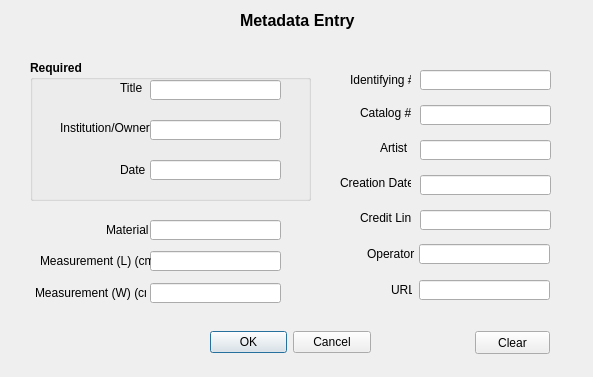
<?xml version="1.0" encoding="UTF-8"?>
<ui version="4.0">
 <class>dialog</class>
 <widget class="QDialog" name="dialog">
  <property name="geometry">
   <rect>
    <x>0</x>
    <y>0</y>
    <width>593</width>
    <height>377</height>
   </rect>
  </property>
  <property name="windowTitle">
   <string>Metadata Entry</string>
  </property>
  <widget class="QDialogButtonBox" name="buttonBox">
   <property name="geometry">
    <rect>
     <x>210</x>
     <y>327</y>
     <width>161</width>
     <height>31</height>
    </rect>
   </property>
   <property name="orientation">
    <enum>Qt::Horizontal</enum>
   </property>
   <property name="standardButtons">
    <set>QDialogButtonBox::Cancel|QDialogButtonBox::Ok</set>
   </property>
  </widget>
  <widget class="QLineEdit" name="institutionOrOwnerInput">
   <property name="geometry">
    <rect>
     <x>150</x>
     <y>120</y>
     <width>131</width>
     <height>20</height>
    </rect>
   </property>
  </widget>
  <widget class="QLabel" name="institutionOrOwnerLabel">
   <property name="geometry">
    <rect>
     <x>60</x>
     <y>120</y>
     <width>91</width>
     <height>16</height>
    </rect>
   </property>
   <property name="text">
    <string>Institution/Owner</string>
   </property>
  </widget>
  <widget class="QLineEdit" name="titleInput">
   <property name="geometry">
    <rect>
     <x>150</x>
     <y>80</y>
     <width>131</width>
     <height>20</height>
    </rect>
   </property>
  </widget>
  <widget class="QLabel" name="titleLabel">
   <property name="geometry">
    <rect>
     <x>120</x>
     <y>80</y>
     <width>31</width>
     <height>16</height>
    </rect>
   </property>
   <property name="text">
    <string>Title</string>
   </property>
  </widget>
  <widget class="QLabel" name="metadataEntryTitle">
   <property name="geometry">
    <rect>
     <x>240</x>
     <y>10</y>
     <width>131</width>
     <height>21</height>
    </rect>
   </property>
   <property name="font">
    <font>
     <pointsize>12</pointsize>
     <weight>75</weight>
     <bold>true</bold>
    </font>
   </property>
   <property name="text">
    <string>Metadata Entry</string>
   </property>
  </widget>
  <widget class="QLineEdit" name="dateInput">
   <property name="geometry">
    <rect>
     <x>150</x>
     <y>160</y>
     <width>131</width>
     <height>20</height>
    </rect>
   </property>
  </widget>
  <widget class="QLabel" name="dateLabel">
   <property name="geometry">
    <rect>
     <x>120</x>
     <y>160</y>
     <width>61</width>
     <height>20</height>
    </rect>
   </property>
   <property name="text">
    <string>Date</string>
   </property>
  </widget>
  <widget class="QGroupBox" name="requiredGroupBox">
   <property name="geometry">
    <rect>
     <x>30</x>
     <y>60</y>
     <width>281</width>
     <height>141</height>
    </rect>
   </property>
   <property name="font">
    <font>
     <weight>75</weight>
     <bold>true</bold>
    </font>
   </property>
   <property name="title">
    <string>Required</string>
   </property>
  </widget>
  <widget class="QLabel" name="identifyingNumberLabel">
   <property name="geometry">
    <rect>
     <x>350</x>
     <y>70</y>
     <width>61</width>
     <height>20</height>
    </rect>
   </property>
   <property name="text">
    <string>Identifying #</string>
   </property>
  </widget>
  <widget class="QLineEdit" name="identifyingNumberInput">
   <property name="geometry">
    <rect>
     <x>420</x>
     <y>70</y>
     <width>131</width>
     <height>20</height>
    </rect>
   </property>
  </widget>
  <widget class="QLineEdit" name="catalogNumberInput">
   <property name="geometry">
    <rect>
     <x>420</x>
     <y>105</y>
     <width>131</width>
     <height>20</height>
    </rect>
   </property>
  </widget>
  <widget class="QLabel" name="catalogNumberLabel">
   <property name="geometry">
    <rect>
     <x>360</x>
     <y>105</y>
     <width>51</width>
     <height>16</height>
    </rect>
   </property>
   <property name="text">
    <string>Catalog #</string>
   </property>
  </widget>
  <widget class="QLabel" name="artistLabel">
   <property name="geometry">
    <rect>
     <x>380</x>
     <y>140</y>
     <width>31</width>
     <height>16</height>
    </rect>
   </property>
   <property name="text">
    <string>Artist</string>
   </property>
  </widget>
  <widget class="QLineEdit" name="artistInput">
   <property name="geometry">
    <rect>
     <x>420</x>
     <y>140</y>
     <width>131</width>
     <height>20</height>
    </rect>
   </property>
  </widget>
  <widget class="QLineEdit" name="creationDateInput">
   <property name="geometry">
    <rect>
     <x>420</x>
     <y>175</y>
     <width>131</width>
     <height>20</height>
    </rect>
   </property>
  </widget>
  <widget class="QLabel" name="creationDateLabel">
   <property name="geometry">
    <rect>
     <x>340</x>
     <y>175</y>
     <width>71</width>
     <height>16</height>
    </rect>
   </property>
   <property name="text">
    <string>Creation Date</string>
   </property>
  </widget>
  <widget class="QLineEdit" name="creditLineInput">
   <property name="geometry">
    <rect>
     <x>420</x>
     <y>210</y>
     <width>131</width>
     <height>20</height>
    </rect>
   </property>
  </widget>
  <widget class="QLabel" name="creditLineLabel">
   <property name="geometry">
    <rect>
     <x>360</x>
     <y>210</y>
     <width>51</width>
     <height>16</height>
    </rect>
   </property>
   <property name="text">
    <string>Credit Line</string>
   </property>
  </widget>
  <widget class="QLineEdit" name="materialInput">
   <property name="geometry">
    <rect>
     <x>150</x>
     <y>220</y>
     <width>131</width>
     <height>20</height>
    </rect>
   </property>
  </widget>
  <widget class="QLabel" name="materialLabel">
   <property name="geometry">
    <rect>
     <x>106</x>
     <y>219</y>
     <width>51</width>
     <height>21</height>
    </rect>
   </property>
   <property name="text">
    <string>Material</string>
   </property>
  </widget>
  <widget class="QLineEdit" name="measurementLInput">
   <property name="geometry">
    <rect>
     <x>150</x>
     <y>251</y>
     <width>131</width>
     <height>20</height>
    </rect>
   </property>
  </widget>
  <widget class="QLabel" name="measurementLLabel">
   <property name="geometry">
    <rect>
     <x>40</x>
     <y>250</y>
     <width>111</width>
     <height>21</height>
    </rect>
   </property>
   <property name="text">
    <string>Measurement (L) (cm)</string>
   </property>
  </widget>
  <widget class="QLineEdit" name="measurementWInput">
   <property name="geometry">
    <rect>
     <x>150</x>
     <y>283</y>
     <width>131</width>
     <height>20</height>
    </rect>
   </property>
  </widget>
  <widget class="QLabel" name="measurementWLabel">
   <property name="geometry">
    <rect>
     <x>35</x>
     <y>282</y>
     <width>111</width>
     <height>21</height>
    </rect>
   </property>
   <property name="text">
    <string>Measurement (W) (cm)</string>
   </property>
  </widget>
  <widget class="QLineEdit" name="urlInput">
   <property name="geometry">
    <rect>
     <x>419</x>
     <y>280</y>
     <width>131</width>
     <height>20</height>
    </rect>
   </property>
  </widget>
  <widget class="QLineEdit" name="operatorInput">
   <property name="geometry">
    <rect>
     <x>419</x>
     <y>244</y>
     <width>131</width>
     <height>20</height>
    </rect>
   </property>
  </widget>
  <widget class="QLabel" name="urlLabel">
   <property name="geometry">
    <rect>
     <x>391</x>
     <y>279</y>
     <width>21</width>
     <height>21</height>
    </rect>
   </property>
   <property name="text">
    <string>URL</string>
   </property>
  </widget>
  <widget class="QLabel" name="operatorLabel">
   <property name="geometry">
    <rect>
     <x>367</x>
     <y>243</y>
     <width>51</width>
     <height>21</height>
    </rect>
   </property>
   <property name="text">
    <string>Operator</string>
   </property>
  </widget>
  <widget class="QPushButton" name="clearButton">
   <property name="geometry">
    <rect>
     <x>475</x>
     <y>331</y>
     <width>75</width>
     <height>23</height>
    </rect>
   </property>
   <property name="text">
    <string>Clear</string>
   </property>
  </widget>
  <zorder>requiredGroupBox</zorder>
  <zorder>buttonBox</zorder>
  <zorder>institutionOrOwnerInput</zorder>
  <zorder>institutionOrOwnerLabel</zorder>
  <zorder>titleInput</zorder>
  <zorder>titleLabel</zorder>
  <zorder>metadataEntryTitle</zorder>
  <zorder>dateInput</zorder>
  <zorder>dateLabel</zorder>
  <zorder>identifyingNumberLabel</zorder>
  <zorder>identifyingNumberInput</zorder>
  <zorder>catalogNumberInput</zorder>
  <zorder>catalogNumberLabel</zorder>
  <zorder>artistLabel</zorder>
  <zorder>artistInput</zorder>
  <zorder>creationDateInput</zorder>
  <zorder>creationDateLabel</zorder>
  <zorder>creditLineInput</zorder>
  <zorder>creditLineLabel</zorder>
  <zorder>materialInput</zorder>
  <zorder>materialLabel</zorder>
  <zorder>measurementLInput</zorder>
  <zorder>measurementLLabel</zorder>
  <zorder>measurementWInput</zorder>
  <zorder>measurementWLabel</zorder>
  <zorder>urlInput</zorder>
  <zorder>operatorInput</zorder>
  <zorder>urlLabel</zorder>
  <zorder>operatorLabel</zorder>
  <zorder>clearButton</zorder>
 </widget>
 <tabstops>
  <tabstop>titleInput</tabstop>
  <tabstop>institutionOrOwnerInput</tabstop>
  <tabstop>dateInput</tabstop>
  <tabstop>materialInput</tabstop>
  <tabstop>measurementLInput</tabstop>
  <tabstop>measurementWInput</tabstop>
  <tabstop>identifyingNumberInput</tabstop>
  <tabstop>catalogNumberInput</tabstop>
  <tabstop>artistInput</tabstop>
  <tabstop>creationDateInput</tabstop>
  <tabstop>creditLineInput</tabstop>
  <tabstop>operatorInput</tabstop>
  <tabstop>urlInput</tabstop>
  <tabstop>clearButton</tabstop>
 </tabstops>
 <resources/>
 <connections>
  <connection>
   <sender>buttonBox</sender>
   <signal>accepted()</signal>
   <receiver>dialog</receiver>
   <slot>accept()</slot>
   <hints>
    <hint type="sourcelabel">
     <x>248</x>
     <y>254</y>
    </hint>
    <hint type="destinationlabel">
     <x>157</x>
     <y>274</y>
    </hint>
   </hints>
  </connection>
  <connection>
   <sender>buttonBox</sender>
   <signal>rejected()</signal>
   <receiver>dialog</receiver>
   <slot>reject()</slot>
   <hints>
    <hint type="sourcelabel">
     <x>316</x>
     <y>260</y>
    </hint>
    <hint type="destinationlabel">
     <x>286</x>
     <y>274</y>
    </hint>
   </hints>
  </connection>
 </connections>
</ui>
